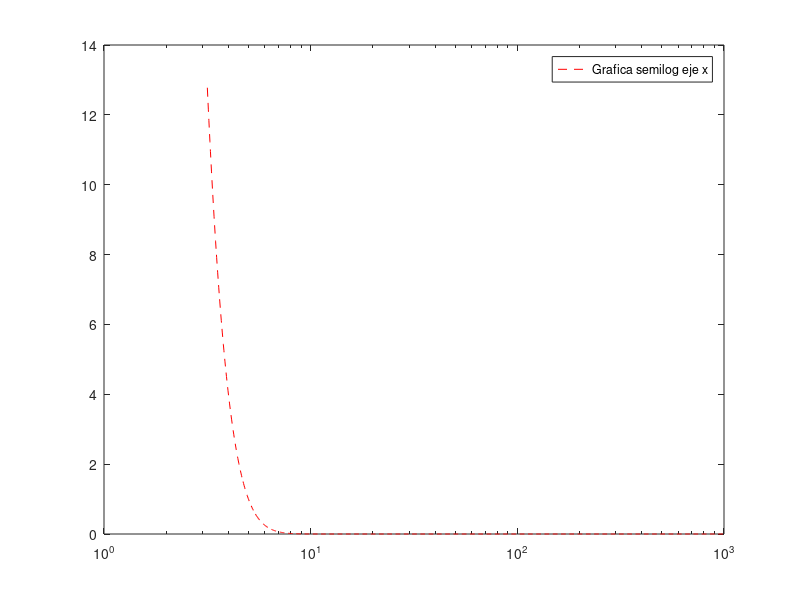
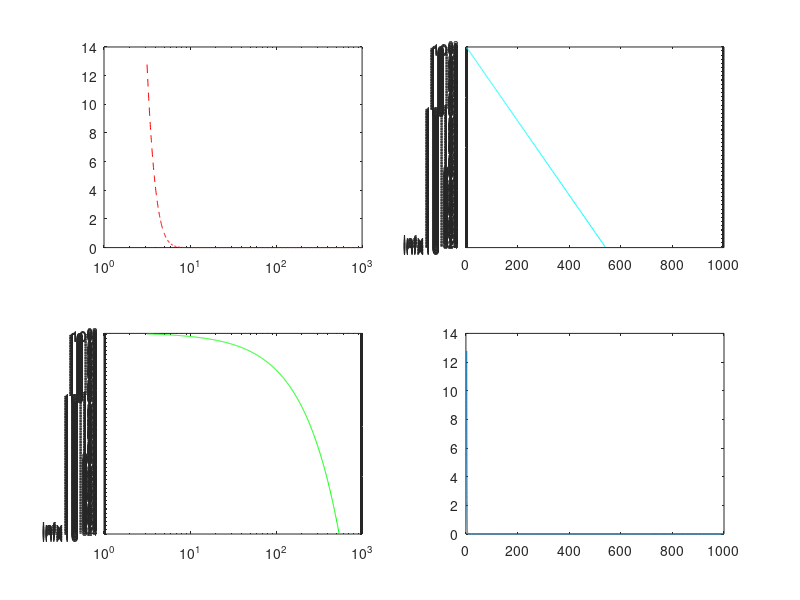

Recreate these plots in MATLAB, in order.
% Graficas 

%semilogx
%eje logaritmico en x-------> x intervalo de 0.5 a 3

grid on
x=logspace(.5,3,1000);
f=2.^(-2.*x+10);

%%
figure (1)
semilogx(x,f,'--r')
legend('Grafica semilog eje x')
figure(5)
semilogy(x,f,'c')
legend('gradica semilogy')
%%
%figure(3)
%loglog(x,f,'g')
legend('grafica loglog')

subplot(2,2,1)
semilogx(x,f,'--r')

subplot(2,2,2)
semilogy(x,f,'c')

subplot(2,2,3)
loglog(x,f,'g')

subplot(2,2,4)
plot(x,f)
